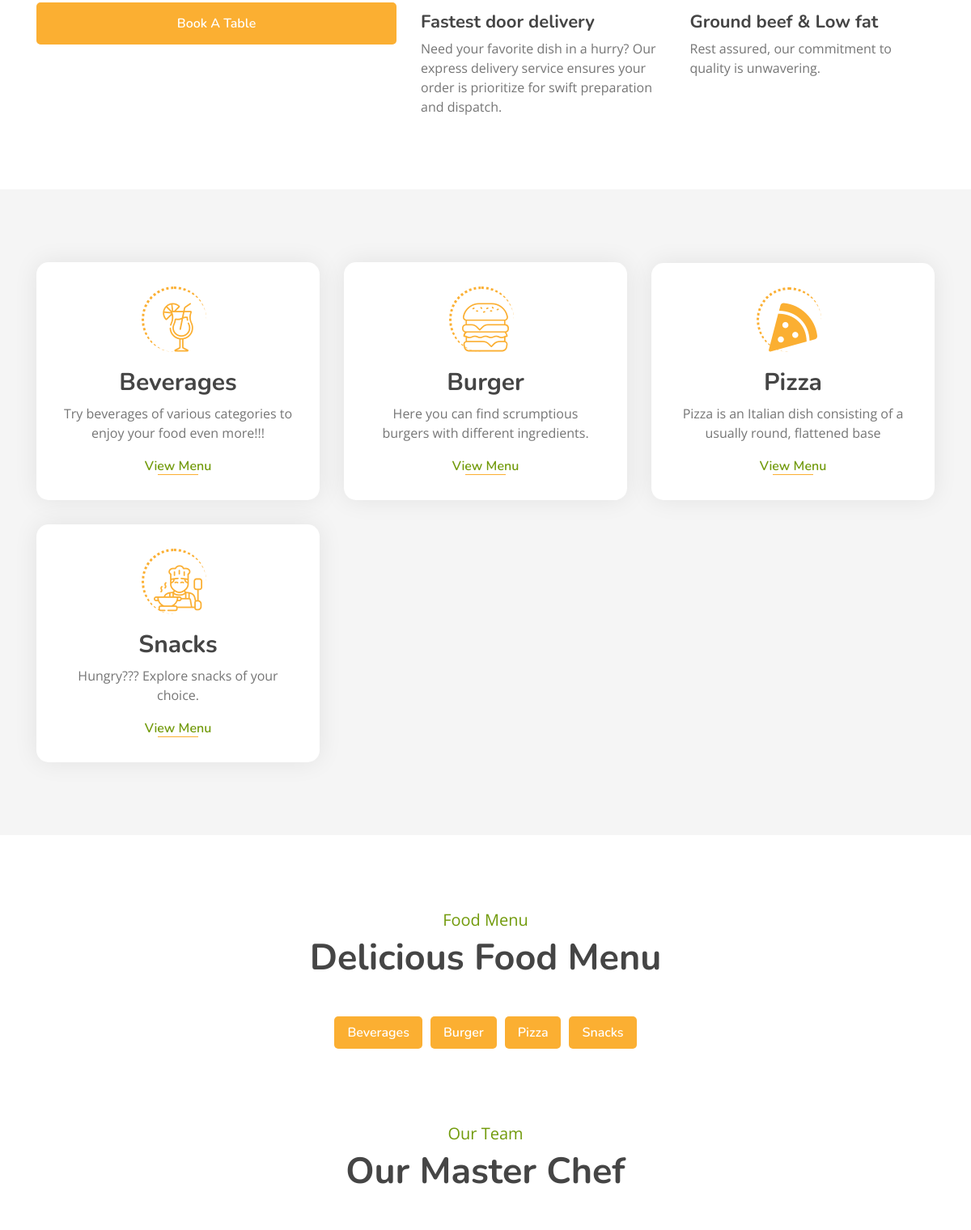
The app's page / (middle part), older data.
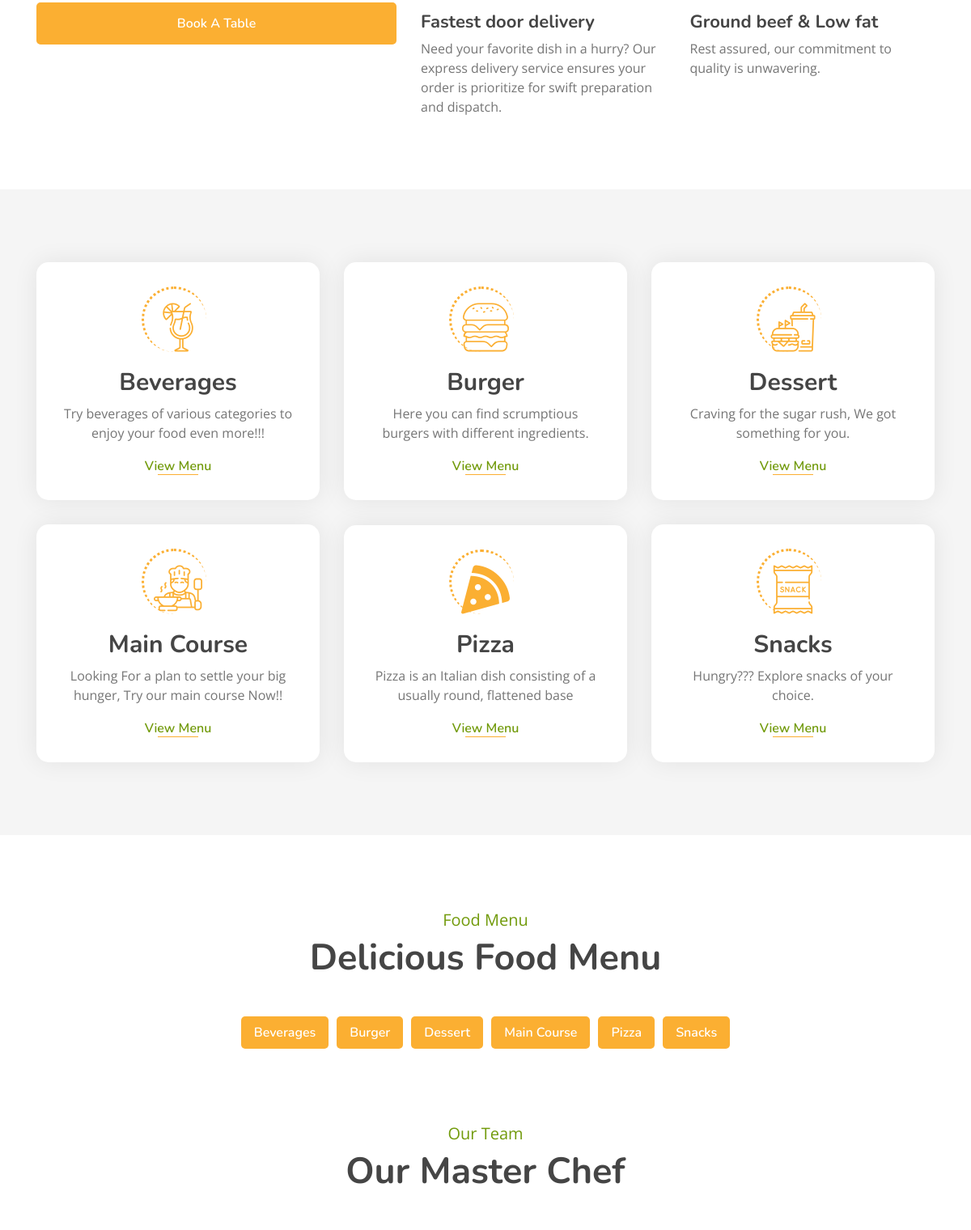
The same page, newer data.
### myapp/models.py (models this page shows, shortened)
class Category(models.Model):
    name = models.CharField(max_length=100, unique=True)
    image = models.ImageField(upload_to="categories/%Y/%m/%d")
    icon = models.CharField(max_length=50, blank=True)
    description = models.TextField()
    added_on = models.DateTimeField(auto_now_add=True)
    updated_on = models.DateTimeField(auto_now=True)

### myapp/views.py (the view)
# urls.py: path('',views.index,name="index"),
def index(request):
    context ={}
    cats = Category.objects.all().order_by('name')
    context['categories'] = cats
    dishes = []
    for cat in cats:
        dishes.append({
            'cat_id':cat.id,
            'cat_name':cat.name,
            'cat_img':cat.image,
            'items':list(cat.dish_set.all().values())
        })
    context['menu'] = dishes
    return render(request,'index.html', context)

### template/index.html (shortened to what this page needs)
{% extends "base.html" %}
{% block content %}
        <div class="feature">
            <div class="container">
                <div class="row">
                    <div class="col-lg-5">
                        <div class="feature-text">
                            <a class="btn custom-btn" href="{% url 'booking' %}">Book A Table</a>
                        </div>
                    </div>
                    <div class="col-lg-7">
                        <div class="row">
                            <div class="col-sm-6">
                                <div class="feature-item">
                                    <h3>Fastest door delivery</h3>
                                    <p>
                                        Need your favorite dish in a hurry? Our express delivery service ensures your order is prioritize
                                        for swift preparation and dispatch.
                                    </p>
                                </div>
                            </div>
                            <div class="col-sm-6">
                                <div class="feature-item">
                                    <h3>Ground beef & Low fat</h3>
                                    <p>
                                        Rest assured, our commitment to quality is unwavering.
                                    </p>
                                </div>
                            </div>
                        </div>
                    </div>
                </div>
            </div>
        </div>
        <div class="food">
            <div class="container">
                <div class="row align-items-center">
                {% for cat in categories %}
                    <div class="col-md-4">
                        <div class="food-item">
                            <i class="{{cat.icon}}"></i>
                            <h2>{{cat.name}}</h2>
                            <p>
                                {{cat.description}}
                            </p>
                            <a href="{% url 'all_dishes' %}?q={{cat.id}}" style="color: #719a0a;">View Menu</a>
                        </div>
                    </div>
                {% endfor %}
                </div>
            </div>
        </div>
        <div class="menu">
            <div class="container">
                <div class="section-header text-center">
                    <p>Food Menu</p>
                    <h2>Delicious Food Menu</h2>
                </div>
                <div class="menu-tab">
                    <ul class="nav nav-pills justify-content-center">
                        {% for category in menu %}
                            <li class="nav-item">
                                <a class="nav-link" data-toggle="pill" style="color: white;" href="#c-{{category.cat_id}}">{{category.cat_name}}</a>
                            </li>
                        {% endfor %}
                    </ul>
                    <div class="tab-content">
                    </div>
                </div>
            </div>
        </div>
        <div class="team">
            <div class="container">
                <div class="section-header text-center">
                    <p>Our Team</p>
                    <h2>Our Master Chef</h2>
                </div>
            </div>
        </div>
{% endblock %}

Row changes from the older to the newer data that the page shows:
added Category: name "Dessert", description "Craving for the sugar rush, We got something for you.", cat_name "Dessert"
added Category: name "Main Course", description "Looking For a plan to settle your big hunger, Try our main course Now!!", cat_name "Main Course"
changed Category "Snacks": icon "flaticon-cooking" → "flaticon-snack" (drawn)
